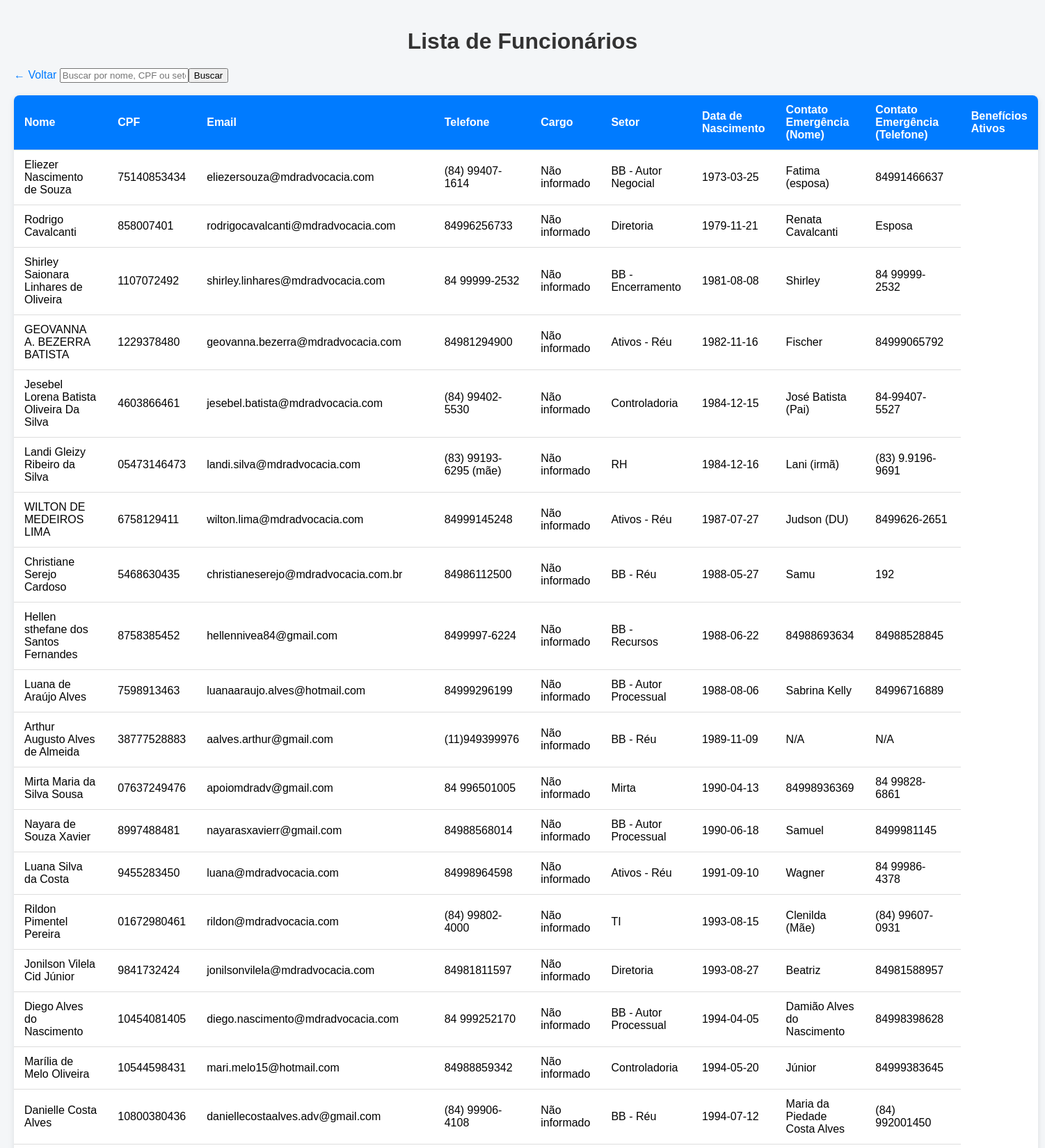
The app's page /funcionarios (upper part) with its own data.
### app/models.py (models this page shows)
class Funcionario(db.Model):
    id = db.Column(db.Integer, primary_key=True)
    nome = db.Column(db.String(120), nullable=False)
    cpf = db.Column(db.String(14), unique=True, nullable=False)
    email = db.Column(db.String(120), nullable=False)
    telefone = db.Column(db.String(20), nullable=False)
    cargo = db.Column(db.String(100), nullable=False)
    setor = db.Column(db.String(100), nullable=False)
    data_nascimento = db.Column(db.Date, nullable=False)
    contato_emergencia_nome = db.Column(db.String(120), nullable=False)
    contato_emergencia_telefone = db.Column(db.String(20), nullable=False)
    beneficios_ativos = db.Column(db.Boolean, default=True, nullable=False)
    sistemas = db.relationship('Sistema', backref='funcionario', lazy=True)

### app/routes.py (the view, shortened to what this page needs)
@main.route('/funcionarios')
def listar_funcionarios():
    termo_busca = request.args.get('q', '').strip().lower()
    funcionarios = Funcionario.query.all()
    return render_template('funcionarios.html', funcionarios=funcionarios)

### templates/funcionarios.html (shortened to what this page needs)
<!DOCTYPE html>
<html lang="pt-br">
<head>
  <link rel="stylesheet" href="{{ url_for('static', filename='style-funcionario.css') }}?v=1.0">
</head>
<body>
  <h1>Lista de Funcionários</h1>
  <a href="/">← Voltar</a>
<table class="table table-striped">
  <form method="GET" action="{{ url_for('main.listar_funcionarios') }}" class="form-busca">
    <input
      type="text"
      name="q"
      placeholder="Buscar por nome, CPF ou setor..."
      value="{{ request.args.get('q', '') }}"
      class="input-busca"
    >
    <button type="submit" class="btn-busca">Buscar</button>
  </form>
  <thead>
    <tr>
      <th>Nome</th>
      <th>CPF</th>
      <th>Email</th>
      <th>Telefone</th>
      <th>Cargo</th>
      <th>Setor</th>
      <th>Data de Nascimento</th>
      <th>Contato Emergência (Nome)</th>
      <th>Contato Emergência (Telefone)</th>
      <th>Benefícios Ativos</th>
    </tr>
  </thead>
  <tbody>
    {% for f in funcionarios %}
    <tr>
    <td>{{ f.nome }}</td>
    <td>{{ f.cpf }}</td>
    <td>{{ f.email }}</td>
    <td>{{ f.telefone }}</td>
    <td>{{ f.cargo }}</td>
    <td>{{ f.setor }}</td>
    <td>{{ f.data_nascimento }}</td>
    <td>{{ f.contato_emergencia_nome }}</td>
    <td>{{ f.contato_emergencia_telefone }}</td>
    </tr>
    {% endfor %}
  </tbody>
</table>
</body>
</html>

### static/style-funcionario.css (style rules this page uses)
body { font-family: Arial, sans-serif; background: #f4f6f8; margin: 0; padding: 20px; }
h1 { color: #333; text-align: center; margin-bottom: 20px; }
a { display: inline-block; margin-bottom: 20px; color: #007bff; text-decoration: none; }
table { width: 100%; border-collapse: collapse; background: white; box-shadow: 0 2px 8px rgba(0,0,0,0.1); border-radius: 8px; overflow: hidden; }
th, td { padding: 12px 15px; border-bottom: 1px solid #ddd; text-align: left; }
th { background: #007bff; color: white; }
.form-busca { margin-bottom: 20px; display: flex; gap: 10px; }

### records on screen
Funcionario: nome "Eliezer Nascimento de Souza", cpf "75140853434", email "eliezersouza@mdradvocacia.com", telefone "(84) 99407-1614", cargo "Não informado", setor "BB - Autor Negocial", data_nascimento "1973-03-25", contato_emergencia_nome "Fatima (esposa)", contato_emergencia_telefone "84991466637"
Funcionario: nome "Rodrigo Cavalcanti", cpf "858007401", email "rodrigocavalcanti@mdradvocacia.com", telefone "84996256733", cargo "Não informado", setor "Diretoria", data_nascimento "1979-11-21", contato_emergencia_nome "Renata Cavalcanti", contato_emergencia_telefone "Esposa"
Funcionario: nome "Shirley Saionara Linhares de Oliveira", cpf "1107072492", email "shirley.linhares@mdradvocacia.com", telefone "84 99999-2532", cargo "Não informado", setor "BB - Encerramento", data_nascimento "1981-08-08", contato_emergencia_nome "Shirley", contato_emergencia_telefone "84 99999-2532"
Funcionario: nome "GEOVANNA A. BEZERRA BATISTA", cpf "1229378480", email "geovanna.bezerra@mdradvocacia.com", telefone "84981294900", cargo "Não informado", setor "Ativos - Réu", data_nascimento "1982-11-16", contato_emergencia_nome "Fischer", contato_emergencia_telefone "84999065792"
Funcionario: nome "Jesebel Lorena Batista Oliveira Da Silva", cpf "4603866461", email "jesebel.batista@mdradvocacia.com", telefone "(84) 99402-5530", cargo "Não informado", setor "Controladoria", data_nascimento "1984-12-15", contato_emergencia_nome "José Batista (Pai)", contato_emergencia_telefone "84-99407-5527"
Funcionario: nome "Landi Gleizy Ribeiro da Silva", cpf "05473146473", email "landi.silva@mdradvocacia.com", telefone "(83) 99193-6295 (mãe)", cargo "Não informado", setor "RH", data_nascimento "1984-12-16", contato_emergencia_nome "Lani (irmã)", contato_emergencia_telefone "(83) 9.9196-9691"
Funcionario: nome "WILTON DE MEDEIROS LIMA", cpf "6758129411", email "wilton.lima@mdradvocacia.com", telefone "84999145248", cargo "Não informado", setor "Ativos - Réu", data_nascimento "1987-07-27", contato_emergencia_nome "Judson (DU)", contato_emergencia_telefone "8499626-2651"
Funcionario: nome "Christiane Serejo Cardoso", cpf "5468630435", email "christianeserejo@mdradvocacia.com.br", telefone "84986112500", cargo "Não informado", setor "BB - Réu", data_nascimento "1988-05-27", contato_emergencia_nome "Samu", contato_emergencia_telefone "192"
Funcionario: nome "Hellen sthefane dos Santos Fernandes", cpf "8758385452", email "hellennivea84@gmail.com", telefone "8499997-6224", cargo "Não informado", setor "BB - Recursos", data_nascimento "1988-06-22", contato_emergencia_nome "84988693634", contato_emergencia_telefone "84988528845"
Funcionario: nome "Luana de Araújo Alves", cpf "7598913463", email "luanaaraujo.alves@hotmail.com", telefone "84999296199", cargo "Não informado", setor "BB - Autor Processual", data_nascimento "1988-08-06", contato_emergencia_nome "Sabrina Kelly", contato_emergencia_telefone "84996716889"
Funcionario: nome "Arthur Augusto Alves de Almeida", cpf "38777528883", email "aalves.arthur@gmail.com", telefone "(11)949399976", cargo "Não informado", setor "BB - Réu", data_nascimento "1989-11-09", contato_emergencia_nome "N/A", contato_emergencia_telefone "N/A"
Funcionario: nome "Mirta Maria da Silva Sousa", cpf "07637249476", email "apoiomdradv@gmail.com", telefone "84 996501005", cargo "Não informado", setor "Mirta", data_nascimento "1990-04-13", contato_emergencia_nome "84998936369", contato_emergencia_telefone "84 99828-6861"
Funcionario: nome "Nayara de Souza Xavier", cpf "8997488481", email "nayarasxavierr@gmail.com", telefone "84988568014", cargo "Não informado", setor "BB - Autor Processual", data_nascimento "1990-06-18", contato_emergencia_nome "Samuel", contato_emergencia_telefone "8499981145"
Funcionario: nome "Luana Silva da Costa", cpf "9455283450", email "luana@mdradvocacia.com", telefone "84998964598", cargo "Não informado", setor "Ativos - Réu", data_nascimento "1991-09-10", contato_emergencia_nome "Wagner", contato_emergencia_telefone "84 99986-4378"
Funcionario: nome "Rildon Pimentel Pereira", cpf "01672980461", email "rildon@mdradvocacia.com", telefone "(84) 99802-4000", cargo "Não informado", setor "TI", data_nascimento "1993-08-15", contato_emergencia_nome "Clenilda (Mãe)", contato_emergencia_telefone "(84) 99607-0931"
Funcionario: nome "Jonilson Vilela Cid Júnior", cpf "9841732424", email "jonilsonvilela@mdradvocacia.com", telefone "84981811597", cargo "Não informado", setor "Diretoria", data_nascimento "1993-08-27", contato_emergencia_nome "Beatriz", contato_emergencia_telefone "84981588957"
Funcionario: nome "Diego Alves do Nascimento", cpf "10454081405", email "diego.nascimento@mdradvocacia.com", telefone "84 999252170", cargo "Não informado", setor "BB - Autor Processual", data_nascimento "1994-04-05", contato_emergencia_nome "Damião Alves do Nascimento", contato_emergencia_telefone "84998398628"
Funcionario: nome "Marília de Melo Oliveira", cpf "10544598431", email "mari.melo15@hotmail.com", telefone "84988859342", cargo "Não informado", setor "Controladoria", data_nascimento "1994-05-20", contato_emergencia_nome "Júnior", contato_emergencia_telefone "84999383645"
Funcionario: nome "Danielle Costa Alves", cpf "10800380436", email "daniellecostaalves.adv@gmail.com", telefone "(84) 99906-4108", cargo "Não informado", setor "BB - Réu", data_nascimento "1994-07-12", contato_emergencia_nome "Maria da Piedade Costa Alves", contato_emergencia_telefone "(84) 992001450"
